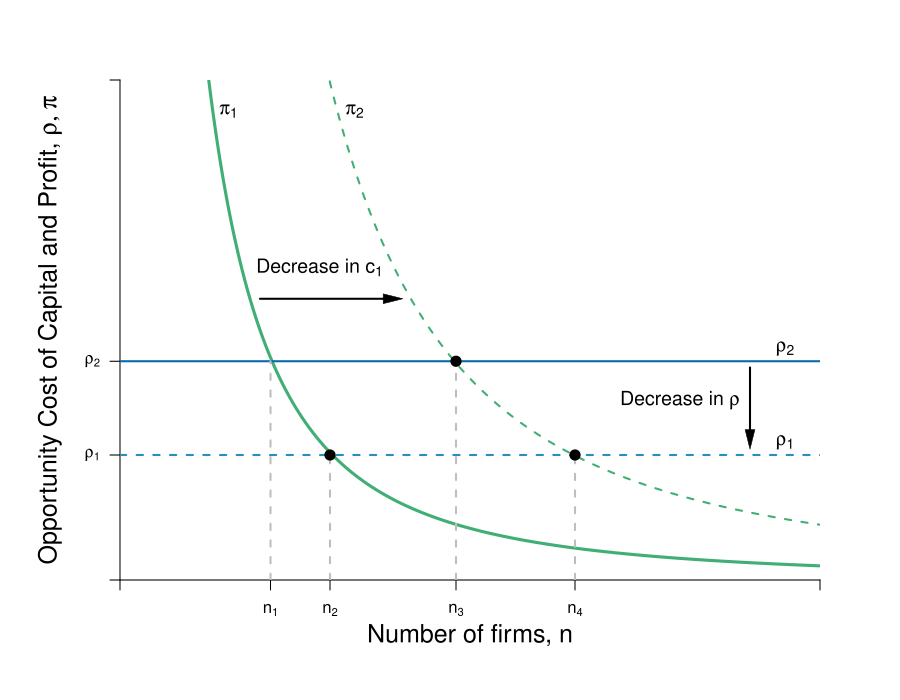

This chart was generated by the following R code:
require(shape)
pdf(file = "competitionmarkets/profit_rate_n.pdf", width = 9, height = 7)

#Set parameters for graphics
axislabelsize <- 1.5
labelsize <- 1.2
graphlinewidth <- 3
segmentlinewidth <- 2

COL <- c("#7fc97f", "#beaed4", "#fdc086", "#ffff99", "#386cb0", "#f0027f", "#bf5b17", "#666666")
COLA <- c("#e0f3db", "#99d8c9","#66c2a4","#41ae76", "#238b45", "#005824")
COLB <- c("#c6dbef", "#4eb3d3", "#2b8cbe", "#0868ac","#084081")
COLC <- c("#fcfbfd", "#efedf5", "#dadaeb", "#bcbddc", "#9e9ac8", "#807dba", "#6a51a3", "#54278f", "#3f007d")

par(mar =  c(6, 6, 4, 4))

Profit <- function(n, pmax = 20, c1 = 10, s = 0.5) {
  (pmax - c1)^2 / (((n + 1)^2)*s)
}

mrsA <- function(x, rmax = 20, xmax = 10) {
  rmax - (rmax/xmax)*x
}

uA <- function(x, y, rmax = 20, xmax = 10) {
  y + rmax*x - (1/2)(rmax/xmax)*x^2
}

totaln <- function(pi, pmax = 20, c1 = 10, s = 0.5){
  (pmax - c1)/(sqrt(pi*s)) - 1
}

Supply <- function(x, c1 = 0, c2 = 0.05){
  c1 + 2*c2*x
}

xlims <- c(0, 20)
ylims <- c(0, 16)

npts <- 501 
x <- seq(xlims[1], xlims[2], length.out = npts)
y <- seq(ylims[1], ylims[2], length.out = npts) 
a <- c(46.08, 55, 64)
b <- c(46.08, 55, 64)

plot(0, 0, xlim = xlims, ylim = ylims, type = "n",
     xlab = expression(paste("")),
     ylab = expression(paste("")), 
     xaxt = "n", 
     yaxt = "n", 
     cex.lab = axislabelsize, 
     bty = "n",
     xaxs="i", 
     yaxs="i")

# ticksy <- seq(from = 0, to = ylims[2], by = 2)
# ylabels <- seq(from = 0, to = ylims[2], by = 2)
# ticksx <- seq(from = 0, to = xlims[2], by = 2)
# xlabels <- seq(from = 0, to = xlims[2], by = 2)
ticksy <- c(0, 4, 7, ylims[2])
ylabels <- c(NA, expression(paste(rho[1])), expression(paste(rho[2])), NA)
ticksx <- c(0, 4.3, 6, 9.6, 13, xlims[2])
xlabels <- c(NA, expression(paste(n[1])), expression(paste(n[2])), expression(paste(n[3])), expression(paste(n[4])), NA)

axis(1, at = ticksx, pos = 0, labels = xlabels)
axis(2, at = ticksy, pos = 0, labels = ylabels, las = 1)

npts <- 500 
xx1 <- seq(xlims[1], xlims[2], length.out = npts)

#Lines for mrs graph
lines(xx1, Profit(xx1, c1 = 10), col = COLA[4], lwd = graphlinewidth)
lines(xx1, Profit(xx1, c1 = 0.25), col = COLA[4], lty = 2, lwd = segmentlinewidth)

#Label axes
mtext(expression(paste("Number of firms, ", n)), side=1, line = 2.5, cex = axislabelsize)
text(-2, 0.5*ylims[2], expression(paste("Opportunity Cost of Capital and Profit, ", list(rho, pi) )), xpd = TRUE, cex = axislabelsize, srt = 90) 


Arrows(18, 6.8, 18, 4.5, col = "black", lty = 1, code = 2, lwd = 2, arr.type = "triangle", arr.lwd = 0.5)
text(16, 5.75, expression(paste("Decrease in ", rho)), cex = labelsize)


text(19, 7.4, expression(paste(rho[2])), cex = labelsize)
text(19, 4.4, expression(paste(rho[1])), cex = labelsize)

Arrows(4, 9, 7.8, 9, col = "black", lty = 1, code = 2, lwd = 2, arr.type = "triangle", arr.lwd = 0.5)
text(5.7, 10, expression(paste("Decrease in ", c[1])), cex = labelsize)

text(3.1, 15, expression(paste(pi[1])), cex = labelsize)
text(6.7, 15, expression(paste(pi[2])), cex = labelsize)


segments(0, 7, xlims[2], 7, lty = 1, col = COLB[4] , lwd = segmentlinewidth)
segments(0, 4, xlims[2], 4, lty = 2, col = COLB[3], lwd = segmentlinewidth)
segments(4.3, 0, 4.3, 7, lty = 2, col = "gray", lwd = segmentlinewidth)

 
# text(80, 12.5, expression(paste("Excess Supply at ", p^H)), cex = labelsize)
# 
# Arrows(62, 5.5, 82, 5.5, col = "black", lty = 1, code = 3, lwd = 2, arr.type = "triangle", arr.lwd = 0.5)
# text(72, 4.75, expression(paste("Excess")), cex = labelsize)
# text(72, 3.75, expression(paste("Demand")), cex = labelsize)
# text(72, 2.75, expression(paste("at ", p^L)), cex = labelsize)
segments(6, 0, 6, 4, lty = 2, col = "gray" , lwd = segmentlinewidth)
points(6, 4, pch = 16, col = "black", cex = 1.5)


segments(9.6, 0, 9.6, 7, lty = 2, col = "gray" , lwd = segmentlinewidth)
points(9.6, 7, pch = 16, col = "black", cex = 1.5)

segments(13, 0, 13, 4, lty = 2, col = "gray" , lwd = segmentlinewidth)
points(13, 4, pch = 16, col = "black", cex = 1.5)

#Label Demand
text(118, 3, expression(paste("Opportunity cost'")), cex = labelsize)
text(118, 2, expression(paste("of capital")), cex = labelsize)

dev.off()
